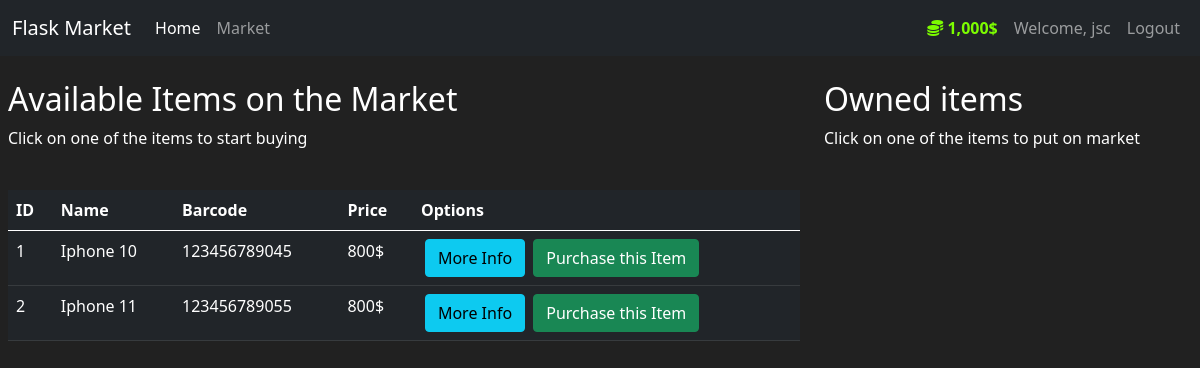
The page /market (signed in) on the database as committed earlier.
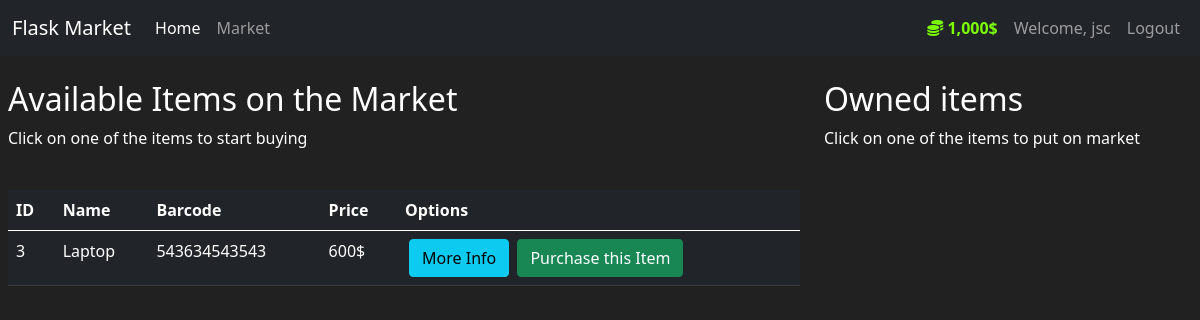
The same page on the database as committed later.
### market/models.py (models this page shows, shortened)
class User(db.Model, UserMixin):
    id = db.Column(db.Integer(), primary_key=True)
    username = db.Column(db.String(length=30), unique=True, nullable=False)
    email_address = db.Column(db.String(length=50), unique=True, nullable=False)
    password_hash = db.Column(db.String(length=60), nullable=False)
    budget = db.Column(db.Integer(), nullable=False, default=1000)
    items = db.relationship('Item', backref='owned_user', lazy=True)   # Relationship with item, backref - access items through user and get which user owns specific item, lazy - grab all items at once
    @property
    def prettier_budget(self):
        if len(str(self.budget)) >= 4:
            return f'{str(self.budget)[:-3]},{str(self.budget)[-3:]}$'
        else:
            return f'{self.budget}$'
    @property
    def password(self):
        return self.password

class Item(db.Model):
    id = db.Column(db.Integer(), primary_key=True)
    name = db.Column(db.String(length=30), nullable=False, unique=True)
    price = db.Column(db.Integer(),nullable=False)
    barcode = db.Column(db.String(length=12), nullable=False, unique=True)
    description = db.Column(db.String(length=1024), nullable=False, unique=True)
    owner = db.Column(db.Integer(), db.ForeignKey('user.id'))

### market/routes.py (the view, shortened to what this page needs)
@app.route('/market', methods=['GET','POST'])
@login_required
def market_page():
    purchase_form = PurchaseItemForm()
    selling_form = SellItemForm()
    if request.method == 'GET':
        items = Item.query.filter_by(owner=None)    # Get all elements from table Item without owner
        owned_items = Item.query.filter_by(owner=current_user.id)
        return render_template('market.html', items=items, purchase_form=purchase_form, selling_form=selling_form, owned_items=owned_items) #Send data to html

### market/models.py (called while the page is built)
@login_manager.user_loader
def load_user(user_id):
    return User.query.get(int(user_id))

### market/templates/market.html (shortened to what this page needs)
{%  extends 'base.html' %}
{% block content %}
    <div class="row">
        <div class="col-8 mt-4">
            <div class="ms-2">
                <h2>Available Items on the Market</h2>
                <p>Click on one of the items to start buying</p>
            </div>
            <br>
            <table class="table table-hover table-dark ms-2">
                <thead>
                    <tr>
                        <th scope="col">ID</th>
                        <th scope="col">Name</th>
                        <th scope="col">Barcode</th>
                        <th scope="col">Price</th>
                        <th scope="col">Options</th>
                    </tr>
                </thead>
                <tbody>
                    {% for item in items %}
                        <tr>
                            <td>{{ item.id }}</td>
                            <td>{{ item.name }}</td>
                            <td>{{ item.barcode }}</td>
                            <td>{{ item.price }}$</td>
                            <td>
                                <button class="btn btn-outline btn-info ms-1" data-bs-toggle="modal" data-bs-target="#Modal-MoreInfo-{{ item.id }}">More Info</button>
                                <button class="btn btn-outline btn-success ms-1" data-bs-toggle="modal" data-bs-target="#Modal-BuyItem-{{ item.id }}">Purchase this Item</button>
                            </td>
                        </tr>
                    {% endfor %}
                </tbody>
            </table>
        </div>
        <div class="col-4 mt-4">
            <div class="ms-2 me-2">
                <h2>Owned items</h2>
                <p>Click on one of the items to put on market</p>
                <br>
            </div>
        </div>
    </div>
{% endblock %}

### market/templates/base.html (shortened to what this page needs)
<!doctype html>
<html lang="en">
  <head>
    <link href="https://cdn.jsdelivr.net/npm/bootstrap@5.0.2/dist/css/bootstrap.min.css" rel="stylesheet">
    <link rel="stylesheet" href="https://cdn.jsdelivr.net/npm/bootstrap-icons@1.9.1/font/bootstrap-icons.css">
  </head>
  <body>
    <nav class="navbar navbar-expand-md navbar-dark bg-dark">
        <div class="container-fluid">
            <a class="navbar-brand" href="{{ url_for('home_page') }}">Flask Market</a>
          <div class="collapse navbar-collapse" id="navbarNav">
            <ul class="navbar-nav mr-auto">
                <li class="nav-item">
                    <a class="nav-link active" aria-current="page" href="{{ url_for('home_page') }}">Home</a>
                </li>
                <li class="nav-item">
                    <a class="nav-link" href="{{ url_for('market_page') }}">Market</a>
                </li>
            </ul>
              {% if current_user.is_authenticated %}
                  <ul class="navbar-nav ms-auto">
                        <li class="nav-item">
                            <a class="nav-link" style="color: lawngreen; font-weight: bold">
                                <i class="fa-solid fa-coins"></i> {{ current_user.prettier_budget }}
                            </a>
                        </li>
                        <li class="nav-item">
                            <a class="nav-link">Welcome, {{ current_user.username }}</a>
                        </li>
                        <li class="nav-item">
                            <a class="nav-link" href="{{ url_for('logout_page') }}">Logout</a>
                        </li>
                  </ul>
              {% endif %}
          </div>
        </div>
    </nav>
    {% block content %}
    {% endblock %}
  </body>
</html>

### market/templates/base.html (style rules this page uses)
body { background-color: #212121; color: white }

Rows that differ between the two databases and show on the page:
no longer on this page (row edited): Item: id "1", name "Iphone 10", barcode "123456789045", price "800"
no longer on this page (row edited): Item: id "2", name "Iphone 11", barcode "123456789055", price "800"
added Item: id "3", name "Laptop", barcode "543634543543", price "600"
